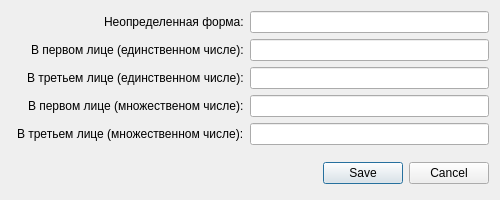
<?xml version="1.0" encoding="UTF-8"?>
<ui version="4.0">
 <class>DialogConverterEditWords</class>
 <widget class="QDialog" name="DialogConverterEditWords">
  <property name="geometry">
   <rect>
    <x>0</x>
    <y>0</y>
    <width>500</width>
    <height>200</height>
   </rect>
  </property>
  <property name="minimumSize">
   <size>
    <width>500</width>
    <height>200</height>
   </size>
  </property>
  <property name="maximumSize">
   <size>
    <width>500</width>
    <height>200</height>
   </size>
  </property>
  <property name="windowTitle">
   <string>Редактор слов конвертера</string>
  </property>
  <property name="windowIcon">
   <iconset resource="res.qrc">
    <normaloff>:/ico/icons/edit_doc.png</normaloff>:/ico/icons/edit_doc.png</iconset>
  </property>
  <property name="toolTip">
   <string>Позволяет отредактировать слово и его спряжения для словаря замены.</string>
  </property>
  <layout class="QVBoxLayout" name="verticalLayout_main">
   <item>
    <layout class="QFormLayout" name="formLayout">
     <property name="labelAlignment">
      <set>Qt::AlignRight|Qt::AlignTrailing|Qt::AlignVCenter</set>
     </property>
     <property name="leftMargin">
      <number>6</number>
     </property>
     <property name="bottomMargin">
      <number>6</number>
     </property>
     <item row="0" column="0">
      <widget class="QLabel" name="lb_indefinite">
       <property name="font">
        <font>
         <pointsize>9</pointsize>
        </font>
       </property>
       <property name="toolTip">
        <string>Неопределенная форма слова</string>
       </property>
       <property name="text">
        <string>Неопределенная форма:</string>
       </property>
      </widget>
     </item>
     <item row="0" column="1">
      <widget class="QLineEdit" name="le_indefinite">
       <property name="toolTip">
        <string>Неопределенная форма слова</string>
       </property>
      </widget>
     </item>
     <item row="1" column="0">
      <widget class="QLabel" name="lb_f_person">
       <property name="font">
        <font>
         <pointsize>9</pointsize>
        </font>
       </property>
       <property name="toolTip">
        <string>Слово спряженное в первом лице (единственном числе)</string>
       </property>
       <property name="text">
        <string>В первом лице (единственном числе):</string>
       </property>
      </widget>
     </item>
     <item row="1" column="1">
      <widget class="QLineEdit" name="le_f_person">
       <property name="toolTip">
        <string>Слово спряженное в первом лице (единственном числе)</string>
       </property>
      </widget>
     </item>
     <item row="2" column="0">
      <widget class="QLabel" name="lb_t_person">
       <property name="font">
        <font>
         <pointsize>9</pointsize>
        </font>
       </property>
       <property name="toolTip">
        <string>Слово спряженное в третьем лице (единственном числе)</string>
       </property>
       <property name="text">
        <string>В третьем лице (единственном числе):</string>
       </property>
      </widget>
     </item>
     <item row="2" column="1">
      <widget class="QLineEdit" name="le_t_person">
       <property name="toolTip">
        <string>Слово спряженное в третьем лице (единственном числе)</string>
       </property>
      </widget>
     </item>
     <item row="3" column="0">
      <widget class="QLabel" name="lb_f_persons">
       <property name="font">
        <font>
         <pointsize>9</pointsize>
        </font>
       </property>
       <property name="toolTip">
        <string>Слово спряженное в первом лице (множественном числе)</string>
       </property>
       <property name="text">
        <string>В первом лице (множественом числе):</string>
       </property>
      </widget>
     </item>
     <item row="3" column="1">
      <widget class="QLineEdit" name="le_f_persons">
       <property name="toolTip">
        <string>Слово спряженное в первом лице (множественном числе)</string>
       </property>
      </widget>
     </item>
     <item row="4" column="0">
      <widget class="QLabel" name="lb_t_persons">
       <property name="font">
        <font>
         <pointsize>9</pointsize>
        </font>
       </property>
       <property name="toolTip">
        <string>Слово спряженное в третьем лице (множественном числе)</string>
       </property>
       <property name="text">
        <string>В третьем лице (множественном числе):</string>
       </property>
      </widget>
     </item>
     <item row="4" column="1">
      <widget class="QLineEdit" name="le_t_persons">
       <property name="toolTip">
        <string>Слово спряженное в третьем лице (множественном числе)</string>
       </property>
      </widget>
     </item>
    </layout>
   </item>
   <item>
    <widget class="QDialogButtonBox" name="dbn_box">
     <property name="sizePolicy">
      <sizepolicy hsizetype="Expanding" vsizetype="Expanding">
       <horstretch>0</horstretch>
       <verstretch>0</verstretch>
      </sizepolicy>
     </property>
     <property name="standardButtons">
      <set>QDialogButtonBox::Cancel|QDialogButtonBox::Save</set>
     </property>
    </widget>
   </item>
  </layout>
 </widget>
 <resources>
  <include location="res.qrc"/>
 </resources>
 <connections>
  <connection>
   <sender>dbn_box</sender>
   <signal>accepted()</signal>
   <receiver>DialogConverterEditWords</receiver>
   <slot>saveWords()</slot>
   <hints>
    <hint type="sourcelabel">
     <x>257</x>
     <y>165</y>
    </hint>
    <hint type="destinationlabel">
     <x>194</x>
     <y>142</y>
    </hint>
   </hints>
  </connection>
  <connection>
   <sender>dbn_box</sender>
   <signal>rejected()</signal>
   <receiver>DialogConverterEditWords</receiver>
   <slot>reject()</slot>
   <hints>
    <hint type="sourcelabel">
     <x>356</x>
     <y>152</y>
    </hint>
    <hint type="destinationlabel">
     <x>352</x>
     <y>141</y>
    </hint>
   </hints>
  </connection>
 </connections>
 <slots>
  <slot>saveWords()</slot>
 </slots>
</ui>
